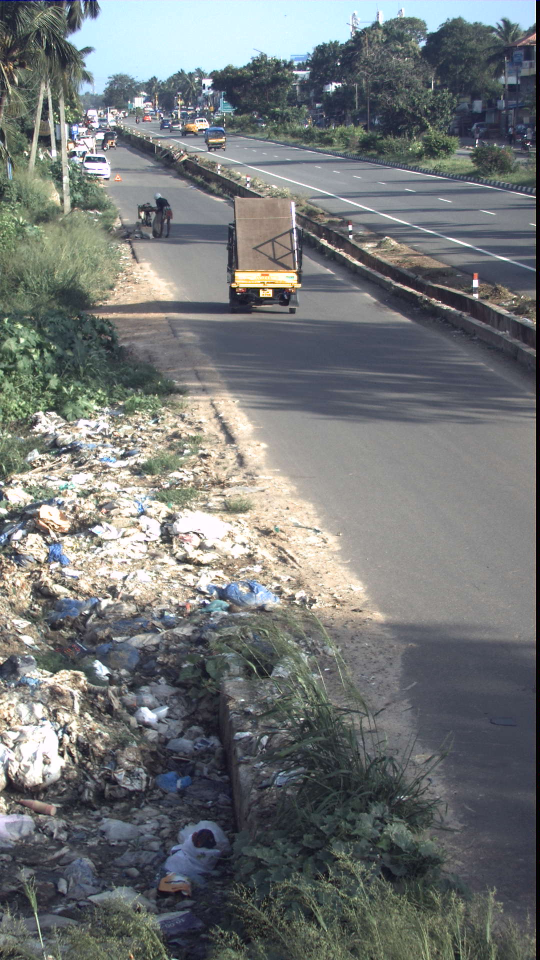
#> input picture 1.jpg, 1080 x 1920 px (shown at 1/2 size)
$ jupyter execute --allow-errors Shadow.ipynb   (older library calls are emulated)
#> lines starting #> are read from the running program, lines starting #| are printed output that depends on the picture
[cell 1]
import cv2
import numpy as np
from matplotlib import pyplot as plt
# Load the image
img = cv2.imread("1.jpg")
#> img is the input picture: shape (1920, 1080, 3); mean B, G, R 118.4, 118.3, 114.7
print(img.shape)
#| (1920, 1080, 3)
plt.title('Original image')
plt.imshow(img)
plt.xticks([]), plt.yticks([])
plt.show()

[cell 2]
#cv2.imshow('original_img',img)
per=50
width= int( (img.shape[1]*per) / 100)
#> width = 540
height= int ((img.shape[0]*per) /100 )
#> height = 960
dim=(width, height)
#> dim = (540, 960)
img = cv2.resize(img,dim, interpolation = cv2.INTER_AREA)
#> img: shape (960, 540, 3)
print(img.shape)
#| (960, 540, 3)
image=img
#cv2.imshow('Resized_img',img)
# Apply log transform
#c= 255/ (np.log(1+np.max(img)))

[cell 3]
val= 0.8
img1,img2,img3= cv2.split(img)
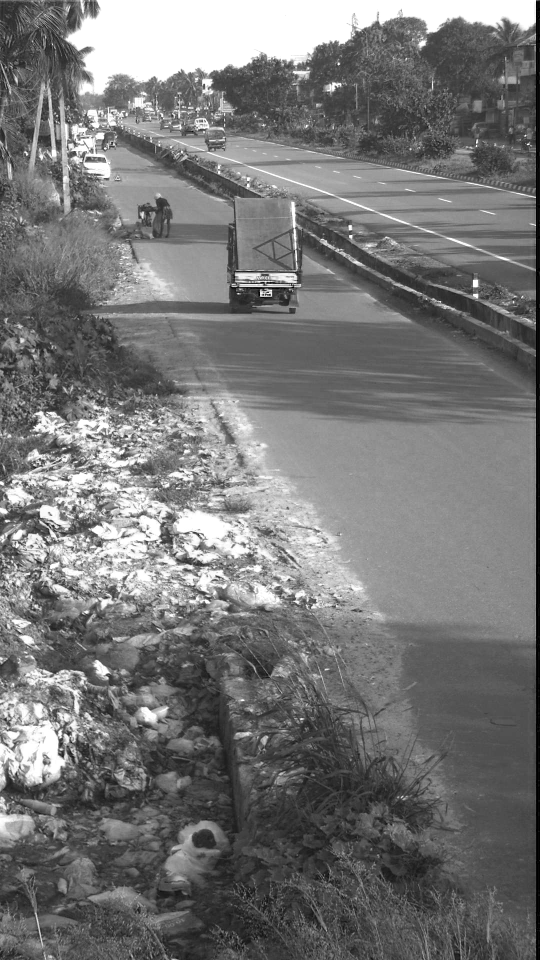
#> img1: shape (960, 540); min 0, max 255, mean 118.5
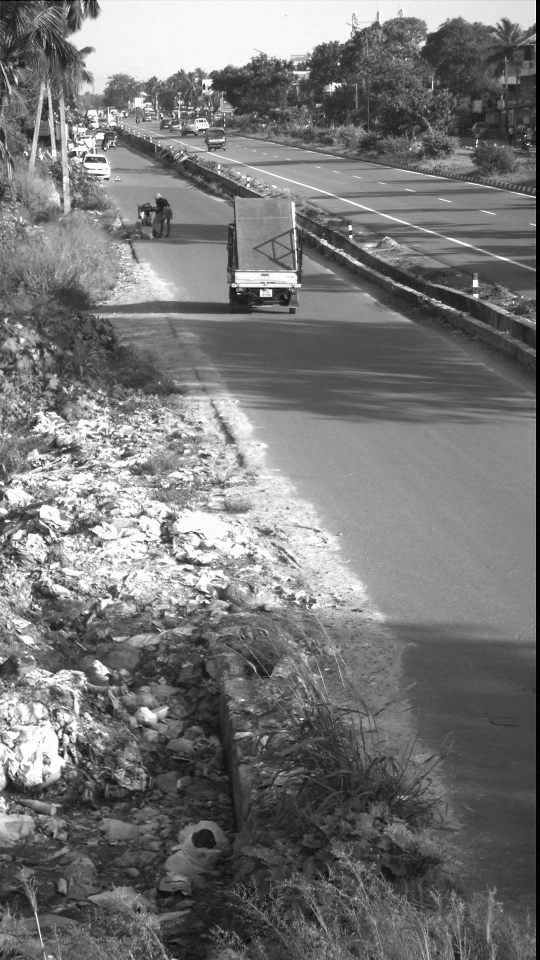
#> img2: shape (960, 540); min 0, max 255, mean 118.4
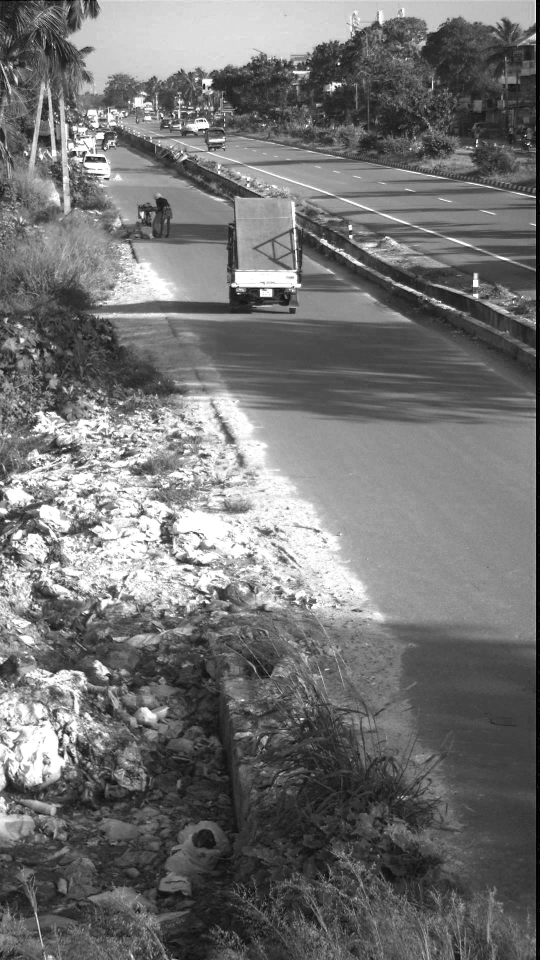
#> img3: shape (960, 540); min 0, max 255, mean 114.8
img_log1 = (np.log(img1+val)/(np.log(1+np.max(img1))))*255
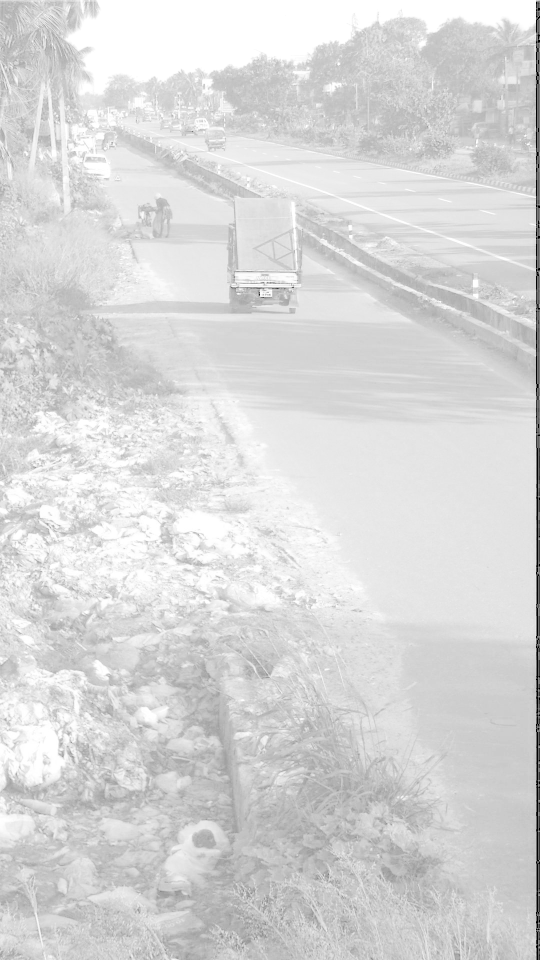
#> img_log1: shape (960, 540) float64; min -10.26, max 255, mean 214.8; drawn with min black and max white
img_log1 = np.array(img_log1,dtype=np.uint8)
img_log2 = (np.log(img2+val)/(np.log(1+np.max(img2))))*255
img_log2 = np.array(img_log2,dtype=np.uint8)
img_log3 = (np.log(img3+val)/(np.log(1+np.max(img3))))*255
img_log3 = np.array(img_log3,dtype=np.uint8)
# Display the image
plt.title('Log image 1')
plt.imshow(img_log1, cmap='gray')
plt.xticks([]), plt.yticks([])
plt.show()
plt.title('Log image 2')
plt.imshow(img_log2, cmap='gray')
plt.xticks([]), plt.yticks([])
plt.show()
plt.title('Log image 3')
plt.imshow(img_log3, cmap='gray')
plt.xticks([]), plt.yticks([])
plt.show()

[cell 4]
result_log=cv2.merge((img_log1,img_log2,img_log3))
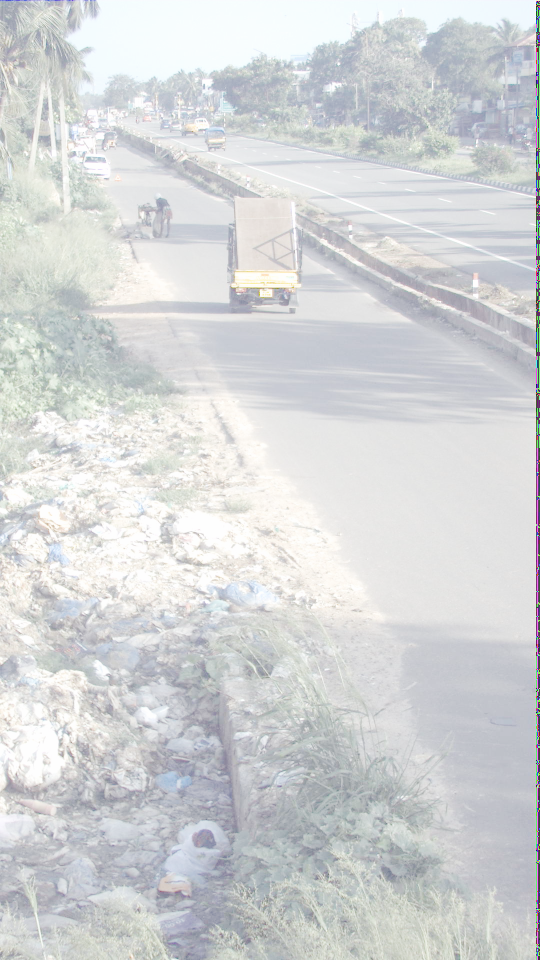
#> result_log: shape (960, 540, 3); mean B, G, R 214.6, 213.6, 211.5
plt.title('Result LOG in RGB Planes')
plt.imshow(result_log)
plt.xticks([]), plt.yticks([])
plt.show()

[cell 5]
img = np.array(img,dtype=np.uint8)
img1,img2,img3= cv2.split(img)
kernel = np.ones((5,5), np.uint8)
dilated_img = cv2.dilate(img1, kernel, iterations = 1)
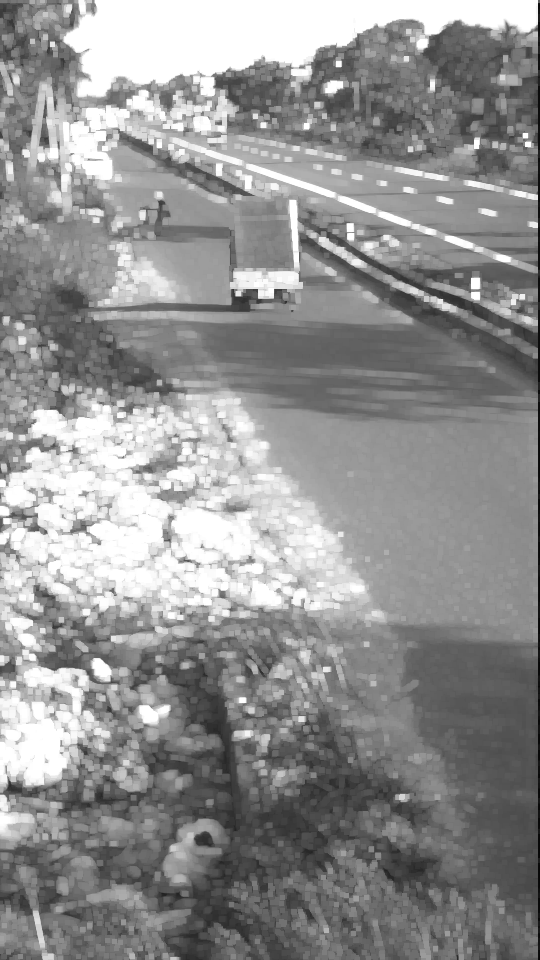
#> dilated_img: shape (960, 540); min 7, max 255, mean 145.9
dilated_img = np.array(dilated_img,dtype=np.uint8)
bilateral = cv2.bilateralFilter(dilated_img, 9, 75, 75)
bilateral = np.array(bilateral,dtype=np.uint8)
#bg_img = cv2.medianBlur(img1, 5)
diff_img = 255 - cv2.absdiff(img1, bilateral )
plt.title('Result shadow out in single Planes')
plt.imshow(diff_img, cmap='gray')
plt.xticks([]), plt.yticks([])
plt.show()

[cell 6]
#img=image
img=result_log
plt.title('Original image')
plt.imshow(img, cmap='gray')
plt.xticks([]), plt.yticks([])
plt.show()
img = np.array(img,dtype=np.uint8)
rgb_planes = cv2.split(img)

result_planes = []
result_norm_planes = []
kernel = np.ones((3,3), np.uint8)
arr = np.array([])
for plane in rgb_planes:

    dilated_img = cv2.dilate(plane, kernel, iterations = 5)
    dilated_img = np.array(dilated_img,dtype=np.uint8)
    bg_img = cv2.medianBlur(dilated_img, 21)
    bg_img  = np.array(bg_img ,dtype=np.uint8)
    bilateral = cv2.bilateralFilter(dilated_img, 9, 25, 25)
    bilateral = np.array(bilateral,dtype=np.uint8)
    diff_img = 255- cv2.absdiff(plane, bilateral)
    #diff_img = 255- cv2.absdiff(plane, bg_img)
    norm_img = cv2.normalize(diff_img, arr, alpha=0, beta=  255, norm_type=cv2.NORM_MINMAX, dtype=cv2.CV_8UC1)
    result_planes.append(diff_img)
    result_norm_planes.append(norm_img)
#> this loop made 3 passes
#> pass 1, `diff_img = 255- cv2.absdiff(plane, bilateral)`:
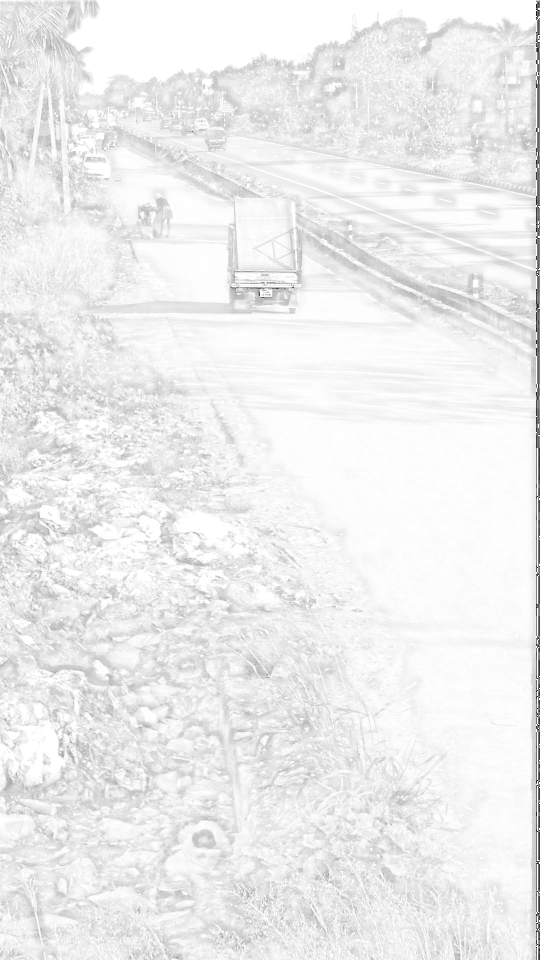
#> diff_img: shape (960, 540); min 28, max 255, mean 237.4
#> after the loop, result_norm_planes = 3 items; result_planes = 3 items

result = cv2.merge(result_planes)
result_norm = cv2.merge(result_norm_planes)

cv2.imwrite('shadows_out.png', result)
cv2.imwrite('shadows_out_norm.png', result_norm)
plt.title('Shadow out in RGB Planes')
plt.imshow(result, cmap= 'gray')
plt.xticks([]), plt.yticks([])
plt.show()
plt.title('Shadow - out Norm in RGB Planes')
plt.imshow(result_norm, cmap='gray')
plt.xticks([]), plt.yticks([])
plt.show()

[cell 7]
img=result_log
plt.title('Original image')
plt.imshow(img, cmap='gray')
plt.xticks([]), plt.yticks([])
plt.show()
print(img.shape)
#| (960, 540, 3)
img = cv2.cvtColor(img, cv2.COLOR_BGR2GRAY)
#> img: shape (960, 540)
plt.title('Gray scale image')
plt.imshow(img, cmap='gray')
plt.xticks([]), plt.yticks([])
plt.show()

img = np.array(img,dtype=np.uint8)

kernel = np.ones((5,5), np.uint8)
arr = np.array([])


dilated_img = cv2.dilate(plane, kernel, iterations = 10)
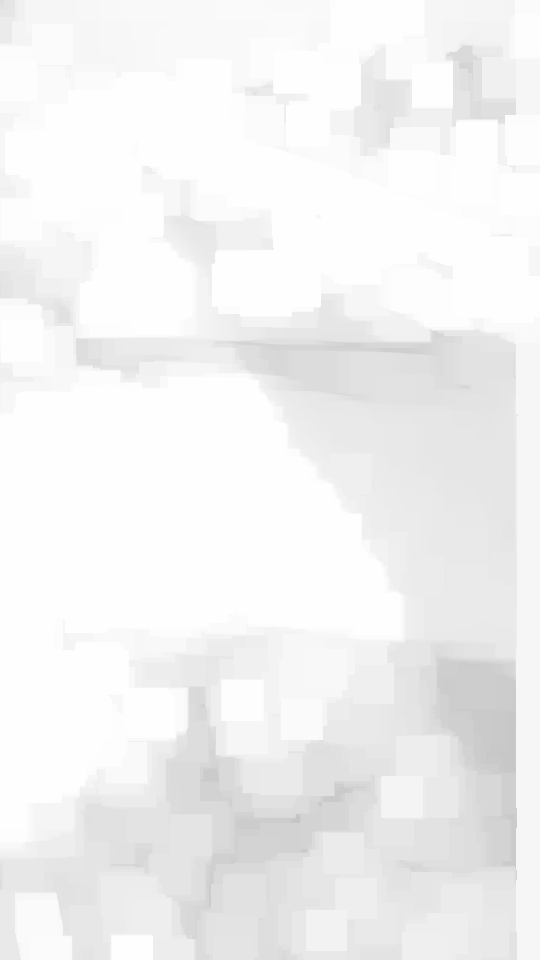
#> dilated_img: shape (960, 540); min 197, max 254, mean 242.6
dilated_img = np.array(dilated_img,dtype=np.uint8)
bg_img = cv2.medianBlur(dilated_img, 5)
bg_img  = np.array(bg_img ,dtype=np.uint8)
bilateral = cv2.bilateralFilter(dilated_img, 3, 75, 75)
bilateral = np.array(bilateral,dtype=np.uint8)
diff_img = 255 - cv2.absdiff(plane, bilateral)
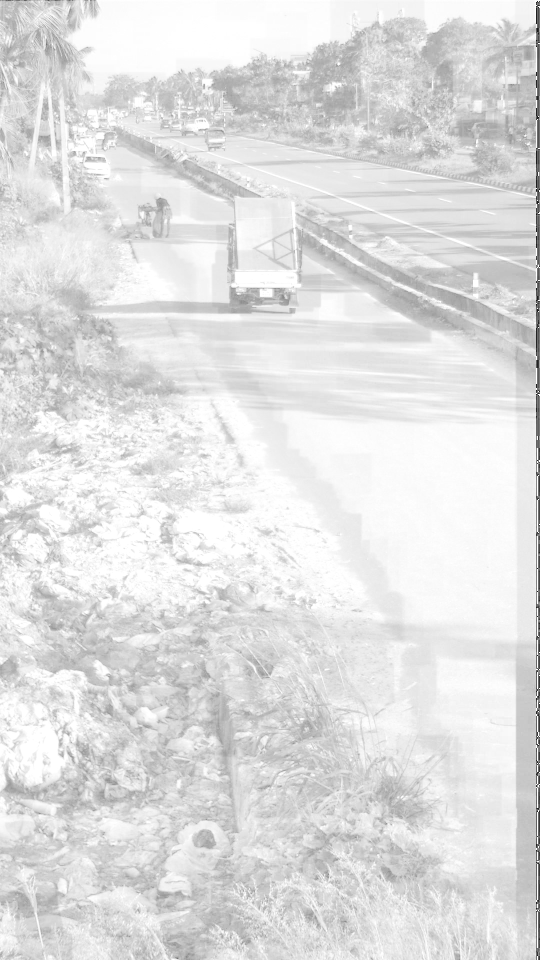
#> diff_img: shape (960, 540); min 28, max 255, mean 224.1
#diff_img = 255 - cv2.absdiff(plane, bg_img)
norm_img = cv2.normalize(diff_img, arr, alpha=0, beta=255, norm_type=cv2.NORM_MINMAX, dtype=cv2.CV_8UC1)


cv2.imwrite('shadows_out_gray.png', diff_img)
cv2.imwrite('shadows_out_norm_gray.png', norm_img)
plt.title('Shadow out in RGB Planes')
plt.imshow(diff_img, cmap='gray')
plt.xticks([]), plt.yticks([])
plt.show()
plt.title('Shadow - out Norm in RGB Planes')
plt.imshow(norm_img, cmap = 'gray')
plt.xticks([]), plt.yticks([])
plt.show()

#> (a cell that did not finish here is left out)

[cell 9]
print(norm_img.shape)
#| (960, 540)

[cell 10]
print(image.shape
     )
#| (960, 540, 3)

$ run again, with 50237.jpg copied over 1.jpg
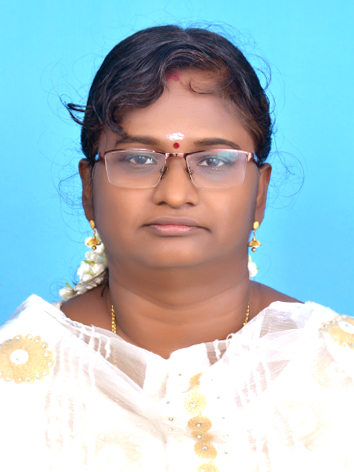
#> input picture 50237.jpg, 354 x 472 px
#> img is the input picture: shape (472, 354, 3); mean B, G, R 201.1, 194.7, 170.5
#| (472, 354, 3)
#| (236, 177, 3)
#> the loop `for plane in rgb_planes: ` made 3 passes
#> after the loop `for plane in rgb_planes:`:
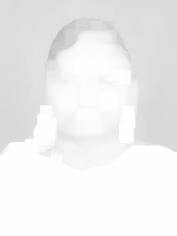
#> dilated_img: shape (236, 177); min 187, max 254, mean 239
#> after the loop `for plane in rgb_planes:`: result_norm_planes = 3 items
#| (236, 177, 3)
#> `diff_img = 255 - cv2.absdiff(plane, bilateral)`:
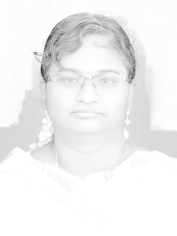
#> diff_img: shape (236, 177); min 35, max 255, mean 240.7
#| (236, 177)
#| (236, 177, 3)
